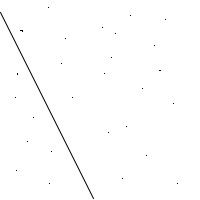
#> input picture test.png, 200 x 200 px, found by its file name
$ jupyter execute --allow-errors 'Hough_naïf.ipynb'
#> lines starting #> are read from the running program, lines starting #| are printed output that depends on the picture; after the words box and inside, x2 and y2 are one past the last pixel; in counts of white or black regions, pixels touching at a corner belong together
<a href="https://colab.research.google.com/github/moiroudelliott/hough/blob/main/Hough_na%C3%AFf.ipynb" target="_parent"></a>

# Projet Hough : **Algo Naïf**

### *I/ Préparation*

[cell 1]
# Les modules :

from google.colab import drive
import sys
import math
import cv2 as cv
import numpy as np
from google.colab.patches import cv2_imshow

# Accès au fichiers du drives :

drive.mount('/content/drive')

# Importation de l'image :,

path='/content/drive/My Drive/python/test.png'
img = cv.imread(path)
#> img is the input picture: shape (200, 200, 3); min 0, max 255, mean 253.5
cv2_imshow(img)

### *II/ Passage dans l'espace (a, b) de Hough :*

###### Pour cela nous allons tout d'abord avoir besoin d'une fonction qui est capable de tracer des droites dans une matrice en augmentant de 1 les valeurs par lesquelles elle passe.

[cell 2]
def tracerLigne(img:list, x:int, y:int, incr:int)->list:

  # On récupère les dimensions de l'image en question
#> called with x = 0, y = 10, incr = 255
  larg = len(img[0])
  haut = len(img)

  for a in range(larg): # On démare une boucle sur toute la largeur

    b = - x * (a - larg // 2) + y # Puis on calcule notre b avec la formule : b = -xa + y
    # (On soustrait à a la largeur divisée par 2 pour décaler l'axe des abscises au centre de l'image.)

    # Ensuite nous vérifions si b se trouve bien dans la matrice, si non on ne trace pas pour éviter un out of range.
    if b > -haut//2 and b < haut//2:
      img[b-(haut // 2)][a] += incr # Ici on incrémente la valeur de incr aux coordonnées.
    # (Cette fois nous divisions par 2 pour décaler l'axe des ordonnées)

    # Ensuite, comme nous voulons une droite continue, nous allons remplir entre les points dispersés dessinnés ci-dessus.
    nextB=y-x*((a+1)-larg//2) # Ici on calcule le b pour le prochain x.

    while nextB!=b: # Puis, tant que ce prochain b reste inférieur au b actuel, on va tracer un b en dessous sur le même a.

      b = b - 1

      # On vérifie encore une fois que b est bien dans la matrice avant de tracer.
      if b - (haut // 2) <= -haut or b - (haut // 2) >= 0:
        b = nextB
        pass
      else: img[b-(haut // 2)][a] += incr

  return img

# Création d'une image noire 200x200
img_test = np.zeros((200, 200), dtype=np.uint8)

# Appel de la fonction
img_test = tracerLigne(img_test, 0, 10, 255)

cv2_imshow(img_test)
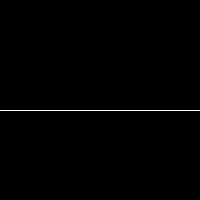
#> shown: shape (200, 200); 0.5% white in thin lines or dots, all inside (x1, y1, x2, y2) = (0, 110, 200, 111)

###### Ensuite nous allons créer la fonction principale qui va nous premettre de créer une matrice de l'espace de Hough en utilisant la fonction ci dessus.

[cell 3]
def changementPlan(img:list, incr:int)->list:

  # On récupère la taille de l'image d'origine.
#> called with incr = 2
  larg=len(img[0])
#> larg = 200
  haut=len(img)
#> haut = 200

  # Puis nous créons une matrice faisant 4 fois la hauteur et 2 fois la largeur de l'image d'origine.
  res = np.zeros((haut * 4, larg *  2), dtype=np.uint8)

  # Ensuite nous allons boucler sur tous les pixels de l'image d'origine en passant par tous les x et y.
  for x in range(larg):
    for y in range(haut):

      # Pour le moment nous n'utilisons que des dessins noir sur font blanc donc on va vérifier si le pixel est sombre.
      if img[y][x][0] < 100:

        # Si c'est le cas nous traçons une droite avec comme coéfficient directeur x et comme offset y.
        res = tracerLigne(res, x, y, incr)
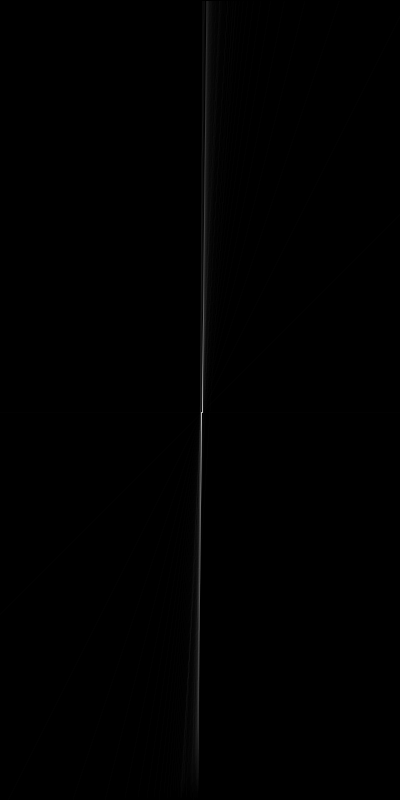
#> res: shape (800, 400); min 0, max 194, mean 0.6

  return res

# Regardons le résultat pour l'image importée au début :
img_hough = changementPlan(img, 2)

# Nous affichons la matrice, plus un pixel est clair, plus le nombre de droite qui le traverse est grand
cv2_imshow(img_hough)

######*Nous voyons ici que toutes les droites se croisent au centre de l'image car c'est clairement le point le plus clair, l'idée est de prendre le point le plus clair de l'image c'est à dire avec la plus grande valeur et d'utiliser les indices du pixel pour tracer une droite sur notre image d'origine.*

### III/ Détection du point le plus clair :

[cell 4]
def coordonneesMax(img):

  # On définis comme mémoire d'origine le point (0, 0).
  res=(0, 0)

  # Puis nous allons boucler sur tous les pixels de l'image.
  for y in range(len(img)):
    for x in range(len(img[0])):

      # Si le point aux indices est plus clair que celui qu'on avais en mémoire, on le passe en mémoire.
      if img[y][x] > img[res[1]][res[0]]:
        res = (x, y)
#> after the loop, res = (201, 412)

  return res

# Nous allons tester la fonction avec la matrice trouvée ci-dessus :
coordonnees_max = coordonneesMax(img_hough)
#> coordonnees_max = (201, 412)
print(coordonnees_max)
#| (201, 412)

###IV/ Tracage de la droite sur l'image d'origine.

######Nous allons enfin utiliser les coordonnées trouvées grâce à la fonction ci-dessus comme coeeficient directeur et offset pour tracer une droite sur l'image d'origine

[cell 5]
# Nous allons commencer par récupérer la taille de l'image.
larg = len(img[0])
#> larg = 200
haut = len(img)
#> haut = 200

# Puis nous allons remettre les coordonnées trouvée au dessus à l'échelle.
a = coordonnees_max[0] - (larg - 1)
#> a = 2
b = coordonnees_max[1] - ((haut * 2) - 1)
#> b = 13
# (J'ajoute - 1 car les indices commencent à 0)

# Enfin nous allons calculer deux points des deux côtés de l'image avec ces a et b pour pouvoir tracer une droite.
pt1 = (0, 0 * a + b)
#> pt1 = (0, 13)
pt2 = (larg, larg * a + b)
#> pt2 = (200, 413)

# Nous allons enfin utiliser la fonction intégrée de OpenCV qui prend en entrée 2 points et nous trace une droite passant par ceux-ci
imgv2 = np.copy(img)
img_finale = cv.line(imgv2, pt1, pt2, (0, 0, 255), 3)
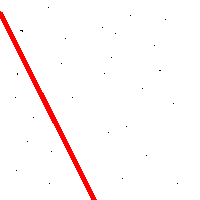
#> img_finale: shape (200, 200, 3); mean B, G, R 248.2, 248.2, 254.8

cv2_imshow(img)
print("=======================")
cv2_imshow(img_finale)

######*Ici la droite sur l'image à été tracée pour avoir un coefficient a entier, regardons quel résultat nous obtenons pour un coefficient a à virgule.*

### V/ Une droite avec a non entier.

######Cette fois la droite qu'on importe à un coéfficient directeur de 1.2.

[cell 6]
path2 = '/content/drive/My Drive/python/test2.png'
img2 = cv.imread(path2)
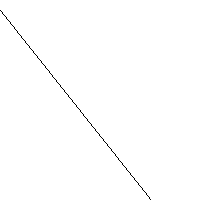
#> input picture test2.png, 200 x 200 px, found by its file name
#> img2 is the input picture: shape (200, 200, 3); 99.5% white; black in thin lines or dots, all inside (x1, y1, x2, y2) = (0, 10, 151, 200)
cv2_imshow(img2)

[cell 7]
img2_hough = changementPlan(img2, 1)
cv2_imshow(img2_hough)

[cell 8]
larg = len(img[0])
haut = len(img)

coordonnees_max = coordonneesMax(img2_hough)
#> coordonnees_max = (201, 410)
a = coordonnees_max[0] - (larg - 1)
b = coordonnees_max[1] - ((haut * 2) - 1)
#> b = 11

pt1 = (0, 0 * a + b)
#> pt1 = (0, 11)
pt2 = (larg, larg * a + b)
#> pt2 = (200, 411)

img2v2 = np.copy(img2)
img_finale2 = cv.line(img2v2, pt1, pt2, (0, 0, 255), 3)

cv2_imshow(img2)
print("==========================")
cv2_imshow(img_finale2)
